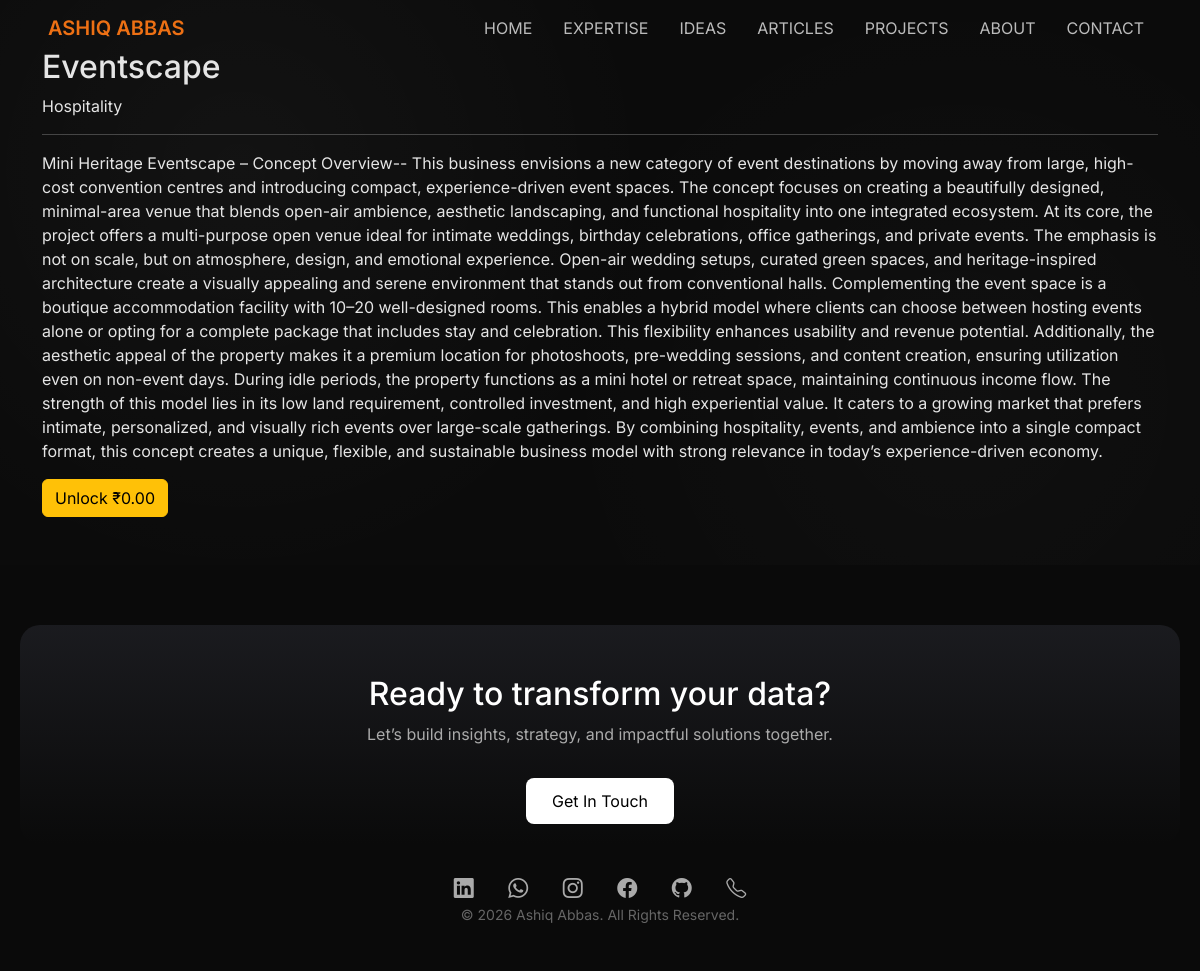
The page /idea/4/ on the database its author committed.
### home/models.py (models this page shows, shortened)
class Idea(models.Model):
    title = models.CharField(max_length=200)
    sector = models.CharField(max_length=100)
    description = models.TextField()
    image = CloudinaryField('image')
    document = CloudinaryField(resource_type='raw', blank=True, null=True)
    price = models.DecimalField(max_digits=6, decimal_places=2, default=0.00)
    is_paid = models.BooleanField(default=True)
    created_at = models.DateTimeField(auto_now_add=True)

### home/views.py (the view)
# urls.py: path('idea/<int:id>/', views.idea_detail, name='idea_detail'),
def idea_detail(request, id):
    idea = Idea.objects.get(id=id)
    return render(request, 'idea_detail.html', {'idea': idea})

### templates/idea_detail.html
{% extends 'base.html' %}
{% block content %}
<div class="container py-5">
    <h2>{{ idea.title }}</h2>
    <p>{{ idea.sector }}</p>
    <hr>
    <p>{{ idea.description }}</p>
    {% if idea.is_paid %}
        <button class="btn btn-warning">Unlock ₹{{ idea.price }}</button>
    {% else %}
        <a href="{{ idea.document.url }}" class="btn btn-success">Download</a>
    {% endif %}
</div>
{% endblock %}

### templates/base.html (style rules this page uses)
body { background-color: #0a0a0a; color: #e5e5e5; font-family: 'Inter', sans-serif; display: flex; flex-direction: column; min-height: 100vh; }
body { overflow-x: hidden; }

### rows shown on the page
Idea: title "Eventscape", sector "Hospitality", description "Mini Heritage Eventscape – Concept Overview-- This business envisions a new category of event destinations by moving away from large, high-cost convention centres and introducing compact, experience-driven event spaces. The concept focuses on creating a beautifully designed, minimal-area venue that blends open-air ambience, aesthetic landscaping, and functional hospitality into one integrated ecosystem. At its core, the project offers a multi-purpose open venue ideal for intimate weddings, birthday celebrations, office gatherings, and private events. The emphasis is not on scale, but on atmosphere, design, and emotional experience. Open-air wedding setups, curated green spaces, and…", price "0.00"
